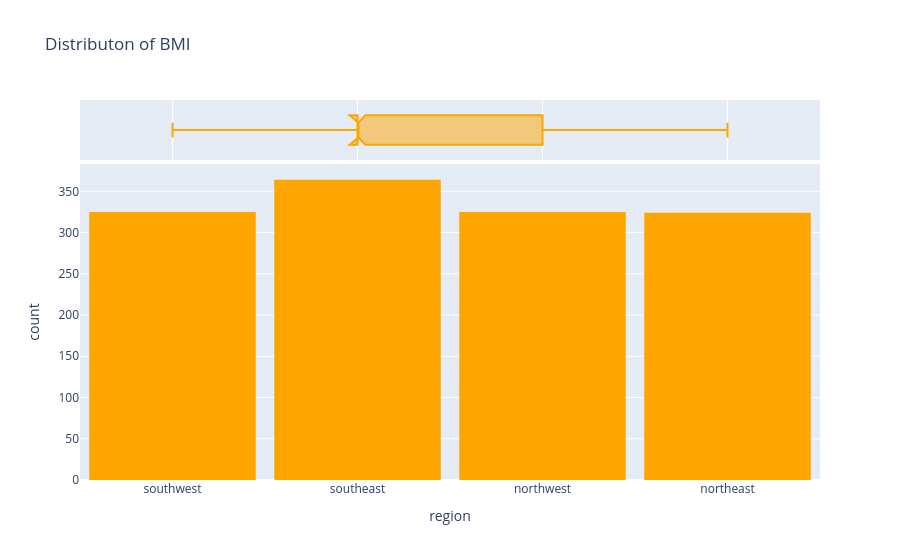

Notebook source saved alongside this figure:
### Markdown cell above
## `3.8. Region`

### Code cell
fig = px.histogram(medical_df,x='region',marginal='box',color_discrete_sequence=['orange'],title='Distributon of BMI')

# By add marginal='box' it will gives us a box plot alog with histogram

fig.update_layout(bargap=0.1)
fig.show()

### Figure 1 — Plotly figure (JSON) as saved in the notebook; plotly's stock layout.template omitted (floating-point values rounded to 4 significant figures; data arrays with more than 128 entries replaced by an {"elided": "..."} marker saying what was removed)
{"data": [{"bingroup": "x", "hovertemplate": "region=%{x}<br>count=%{y}<extra></extra>", "legendgroup": "", "marker": {"color": "orange", "pattern": {"shape": ""}}, "name": "", "orientation": "v", "showlegend": false, "type": "histogram", "x": {"elided": "1338 str values"}, "xaxis": "x", "yaxis": "y"}, {"hovertemplate": "region=%{x}<extra></extra>", "legendgroup": "", "marker": {"color": "orange"}, "name": "", "notched": true, "showlegend": false, "type": "box", "x": {"elided": "1338 str values"}, "xaxis": "x2", "yaxis": "y2"}], "layout": {"bargap": 0.1, "barmode": "relative", "legend": {"tracegroupgap": 0}, "title": {"text": "Distributon of BMI"}, "xaxis": {"anchor": "y", "domain": [0, 1], "title": {"text": "region"}}, "xaxis2": {"anchor": "y2", "domain": [0, 1], "matches": "x", "showgrid": true, "showticklabels": false}, "yaxis": {"anchor": "x", "domain": [0, 0.8316], "title": {"text": "count"}}, "yaxis2": {"anchor": "x2", "domain": [0.8416, 1], "matches": "y2", "showgrid": false, "showline": false, "showticklabels": false, "ticks": ""}}}
